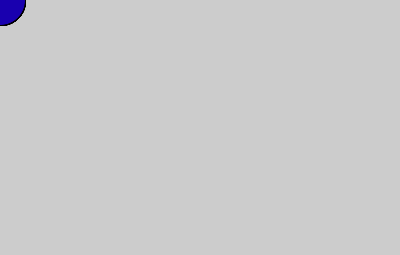
Frame 1 (no input)
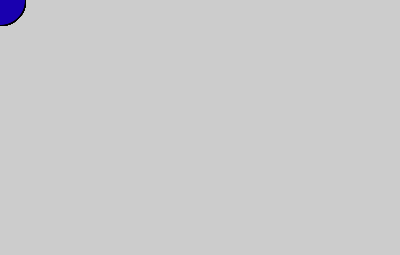
Frame 60 (the mouse pressed at the canvas centre just before this capture)
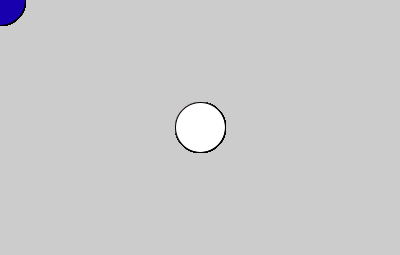
Frame 120 (the mouse held since frame 60 and released just before this capture)

The Processing sketch that drew these frames (run headless with seeded random() and noise(); from frame 60 on, the mouse is pressed at the canvas centre):

// Processing sketch: processing_20577
// ── processing_20577.pde

            /* Schabowicz PS1-04 */

int X=50;
int Y=50;
int W=100;
int H=100;

boolean on = false;

void setup() {
  size(400,255);
  smooth();
}

void draw() {
  
   float barWidth = 40;
   float numBars = width / barWidth;
   
   for (int i=0; i< numBars; i++) {
     float x= i* barWidth;
     
     float d= abs(mouseX - x);
     
     float c= map(d, 0, width, 0, 255);
     float r=map(d,0,width,255,0);
     float g = map(mouseY, 0, height, 0, 255);
     fill(r, g,175);
     
     ellipse(mouseX,mouseY,50,50);
     if (on== true) {
       fill(255);
     }
     else {
       fill(r, g,175);
     }
     ellipse(mouseX,mouseY,50,50);
   }}
   void mousePressed() {
     if ( mouseX >mouseY )
    {

  on =!on;
}

}    
                                
